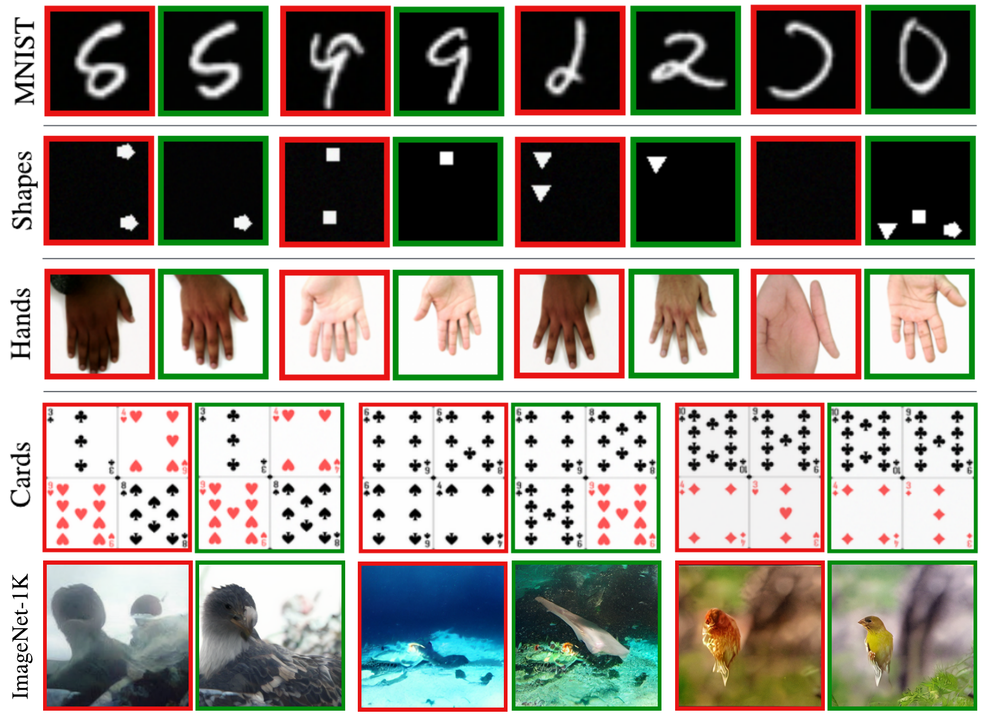
#> input picture assets/teaser.png, 983 x 717 px, shrunk from 1871 x 1365 before the run
$ python shapes_validator.py --gen-dir ../assets
#> lines starting #> are read from the running program, lines starting #| are printed output that depends on the picture
"""Training-free hallucination detector for the Shapes dataset.

Shapes images are 64x64 grayscale, split into three vertical regions; a valid
image holds at most one shape (triangle / square / pentagon) per region. We
threshold to binary and classify each region by its white-pixel count. An image
is *hallucinated* if it is blank/near-blank or contains more shapes than allowed
(duplicates, shapes in the wrong region, malformed shapes). See paper Sec 5.2.1.

Usage
-----
    python -m evaluation.shapes_validator --gen-dir /path/to/generated/shapes

``--gen-dir`` may be repeated (one folder per seed). Reports per-folder and
aggregated (mean +/- std) hallucination rate.
"""
import argparse
import os
from collections import defaultdict

import cv2
import numpy as np

# White-pixel-count tolerances per shape, calibrated to give 100% accuracy on
# the real Shapes data (see paper). Region order: triangle | square | pentagon.
TOLERANCES = {"triangle": (63, 67), "square": (60, 68), "pentagon": (68, 72)}
REGION_SHAPE = {0: "triangle", 1: "square", 2: "pentagon"}


def analyze_image(img_path):
    """Return (list_of_detected_shapes, error). error is None when the image is valid."""
#> called with img_path = '../assets/teaser.png'
    img = cv2.imread(img_path, cv2.IMREAD_GRAYSCALE)
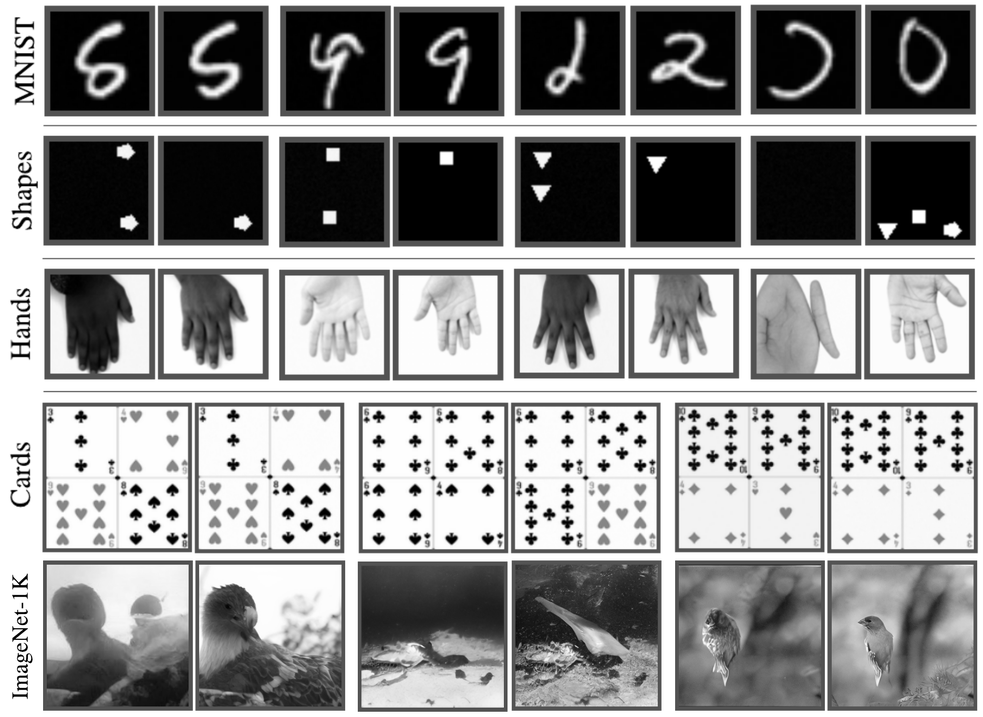
#> img: shape (717, 983); min 0, max 255, mean 145.3
    if img is None or img.shape != (64, 64):
        return None, "invalid image shape"

    _, img = cv2.threshold(img, 127, 255, cv2.THRESH_BINARY)
    img = img[:63, :63]
    if np.sum(img == 255) < 50:
        return None, "black image"

    regions = [img[:, 0:21], img[:, 21:42], img[:, 42:63]]
    detected = []
    for i, region in enumerate(regions):
        shape = REGION_SHAPE[i]
        white = np.sum(region == 255)
        if TOLERANCES[shape][0] <= white <= TOLERANCES[shape][1]:
            detected.append(shape)

    if len(detected) == 0:
        return None, "black image"
    if len(detected) > 3:
        return None, "more than 3 shapes"
    return detected, None


def process_directory(directory_path):
    shape_counts = defaultdict(int)
    invalid = []
    files = [f for f in os.listdir(directory_path) if f.endswith(".png")]
    for name in files:
        result, error = analyze_image(os.path.join(directory_path, name))
        if error:
            invalid.append((name, error))
        else:
            for shape in result:
                shape_counts[shape] += 1
    return {"shape_counts": dict(shape_counts), "invalid": invalid, "total": len(files)}


def validate_dirs(images_dirs):
    rates = []
    for folder in images_dirs:
        if not os.path.isdir(folder):
            print(f"[warn] not a directory, skipping: {folder}")
            continue
        res = process_directory(folder)
        if res["total"] == 0:
            continue
        rate = 100 * len(res["invalid"]) / res["total"]
        rates.append(rate)
        print(f"  {folder}: {len(res['invalid'])}/{res['total']} hallucinated "
              f"({rate:.2f}%)  shapes={res['shape_counts']}")
    if rates:
        print("\n=== Shapes validation ===")
        print(f"  hallucination%: {np.mean(rates):.2f} +/- {np.std(rates):.2f}")
    return rates


def main():
    p = argparse.ArgumentParser(description="Shapes hallucination detector (rule-based).")
    p.add_argument("--gen-dir", action="append", required=True,
                   help="Folder of generated 64x64 PNGs. Repeat for multiple seeds.")
    args = p.parse_args()
    validate_dirs(args.gen_dir)


if __name__ == "__main__":
    main()
